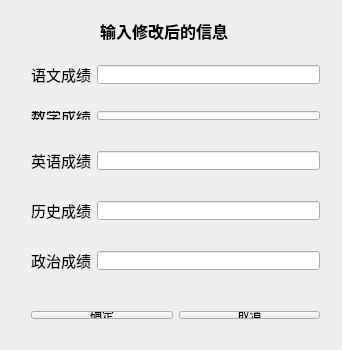
<?xml version="1.0" encoding="UTF-8"?>
<ui version="4.0">
 <class>changeStudentData</class>
 <widget class="QWidget" name="changeStudentData">
  <property name="geometry">
   <rect>
    <x>0</x>
    <y>0</y>
    <width>342</width>
    <height>350</height>
   </rect>
  </property>
  <property name="windowTitle">
   <string>changeStudentData</string>
  </property>
  <widget class="QWidget" name="layoutWidget">
   <property name="geometry">
    <rect>
     <x>20</x>
     <y>240</y>
     <width>311</width>
     <height>41</height>
    </rect>
   </property>
   <layout class="QHBoxLayout" name="horizontalLayout_6">
    <item>
     <widget class="QLabel" name="label_7">
      <property name="font">
       <font>
        <family>Agency FB</family>
        <pointsize>11</pointsize>
       </font>
      </property>
      <property name="text">
       <string>政治成绩</string>
      </property>
     </widget>
    </item>
    <item>
     <widget class="QLineEdit" name="lineEdit_6"/>
    </item>
   </layout>
  </widget>
  <widget class="QWidget" name="layoutWidget_2">
   <property name="geometry">
    <rect>
     <x>20</x>
     <y>54</y>
     <width>311</width>
     <height>41</height>
    </rect>
   </property>
   <layout class="QHBoxLayout" name="horizontalLayout_2">
    <item>
     <widget class="QLabel" name="label_3">
      <property name="font">
       <font>
        <family>Agency FB</family>
        <pointsize>11</pointsize>
       </font>
      </property>
      <property name="text">
       <string>语文成绩</string>
      </property>
     </widget>
    </item>
    <item>
     <widget class="QLineEdit" name="lineEdit_2"/>
    </item>
   </layout>
  </widget>
  <widget class="QWidget" name="layoutWidget_3">
   <property name="geometry">
    <rect>
     <x>20</x>
     <y>140</y>
     <width>311</width>
     <height>41</height>
    </rect>
   </property>
   <layout class="QHBoxLayout" name="horizontalLayout_4">
    <item>
     <widget class="QLabel" name="label_5">
      <property name="font">
       <font>
        <family>Agency FB</family>
        <pointsize>11</pointsize>
       </font>
      </property>
      <property name="text">
       <string>英语成绩</string>
      </property>
     </widget>
    </item>
    <item>
     <widget class="QLineEdit" name="lineEdit_4"/>
    </item>
   </layout>
  </widget>
  <widget class="QWidget" name="layoutWidget_4">
   <property name="geometry">
    <rect>
     <x>20</x>
     <y>190</y>
     <width>311</width>
     <height>41</height>
    </rect>
   </property>
   <layout class="QHBoxLayout" name="horizontalLayout_5">
    <item>
     <widget class="QLabel" name="label_6">
      <property name="font">
       <font>
        <family>Agency FB</family>
        <pointsize>11</pointsize>
       </font>
      </property>
      <property name="text">
       <string>历史成绩</string>
      </property>
     </widget>
    </item>
    <item>
     <widget class="QLineEdit" name="lineEdit_5"/>
    </item>
   </layout>
  </widget>
  <widget class="QWidget" name="layoutWidget_6">
   <property name="geometry">
    <rect>
     <x>20</x>
     <y>100</y>
     <width>311</width>
     <height>31</height>
    </rect>
   </property>
   <layout class="QHBoxLayout" name="horizontalLayout_3">
    <item>
     <widget class="QLabel" name="label_4">
      <property name="font">
       <font>
        <family>Agency FB</family>
        <pointsize>11</pointsize>
       </font>
      </property>
      <property name="text">
       <string>数学成绩</string>
      </property>
     </widget>
    </item>
    <item>
     <widget class="QLineEdit" name="lineEdit_3"/>
    </item>
   </layout>
  </widget>
  <widget class="QLabel" name="label">
   <property name="geometry">
    <rect>
     <x>100</x>
     <y>20</y>
     <width>201</width>
     <height>21</height>
    </rect>
   </property>
   <property name="font">
    <font>
     <family>Agency FB</family>
     <pointsize>12</pointsize>
     <weight>75</weight>
     <bold>true</bold>
    </font>
   </property>
   <property name="text">
    <string>输入修改后的信息</string>
   </property>
  </widget>
  <widget class="QWidget" name="layoutWidget">
   <property name="geometry">
    <rect>
     <x>20</x>
     <y>300</y>
     <width>311</width>
     <height>30</height>
    </rect>
   </property>
   <layout class="QHBoxLayout" name="horizontalLayout">
    <item>
     <widget class="QPushButton" name="pushButton">
      <property name="text">
       <string>确定</string>
      </property>
     </widget>
    </item>
    <item>
     <widget class="QPushButton" name="pushButton_2">
      <property name="text">
       <string>取消</string>
      </property>
     </widget>
    </item>
   </layout>
  </widget>
 </widget>
 <layoutdefault spacing="6" margin="11"/>
 <tabstops>
  <tabstop>lineEdit_2</tabstop>
  <tabstop>lineEdit_3</tabstop>
  <tabstop>lineEdit_4</tabstop>
  <tabstop>lineEdit_5</tabstop>
  <tabstop>lineEdit_6</tabstop>
  <tabstop>pushButton</tabstop>
  <tabstop>pushButton_2</tabstop>
 </tabstops>
 <resources/>
 <connections/>
</ui>
